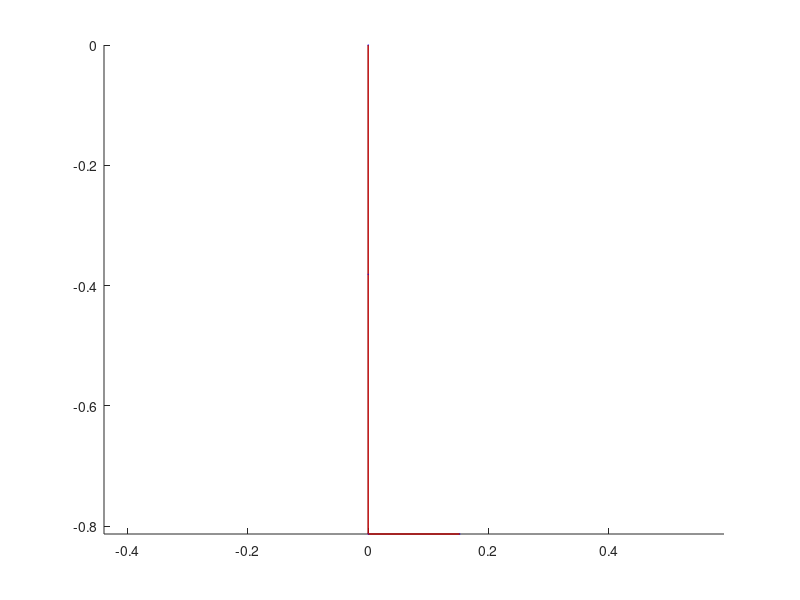

This chart was generated by the following MATLAB code: (Note: this script raises an error after producing the figure.)
% simulate.m - 
% simulates exoskeleton kinematics

clear all;
home;

%% initialize
% 12-17", 14-19"
L = [15*0.0254; 17*0.0254; 6*0.0254];

figure(1);
x = [0,0,0,L(3)];
y = [0,-L(1),-L(1)-L(2),-L(1)-L(2)];
hold on;
axis equal;
H1 = plot(x, y, '-k');
H2 = scatter(x, y, 0.05, 'b');
H3 = plot(x, y, '-r');
H4 = scatter(x, y, 0.05, 'b');


%% plot random configurations
q = zeros(3,1);
q(1) = -20+ 120*rand();
q(2) = 100*rand();
q(3) = q(2)-q(1);
q = q*pi/180; % to radians

X = fk(q, L);
q_test = ik(X(2,:),L);
Xtest = fk(q_test, L);

set(H1, 'XData', [0, X(1:3,1)']);
set(H1, 'YData', [0, X(1:3,2)']);
set(H2, 'XData', [0, X(1:3,1)']);
set(H2, 'YData', [0, X(1:3,2)']);   
set(H3, 'XData', [0, Xtest(1:3,1)']);
set(H3, 'YData', [0, Xtest(1:3,2)']);
set(H4, 'XData', [0, Xtest(1:3,1)']);
set(H4, 'YData', [0, Xtest(1:3,2)']);

if abs(q-q_test) > 0.01
    [q, q_test]
end